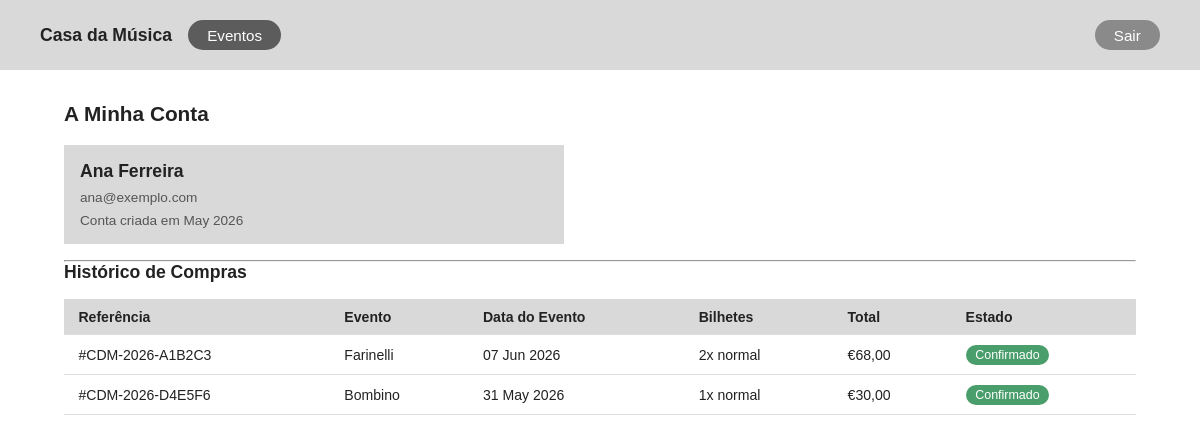
Page /cliente.php (signed in) on the committed database.
### tables this page shows
CREATE TABLE utilizadores (
            id               INTEGER PRIMARY KEY AUTOINCREMENT,
            nome             TEXT    NOT NULL,
            apelido          TEXT    NOT NULL,
            email            TEXT    UNIQUE NOT NULL,
            password_hash    TEXT    NOT NULL,
            perfil           TEXT    NOT NULL DEFAULT 'cliente'
                                     CHECK(perfil IN ('cliente','vendedor','administrador')),
            data_nascimento  TEXT,
            nif              TEXT,
            telefone         TEXT,
            data_registo     TEXT    NOT NULL DEFAULT (datetime('now')),
            ultimo_acesso    TEXT,
            estado           TEXT    NOT NULL DEFAULT 'ativo'
                                     CHECK(estado IN ('ativo','suspenso'))
        );

### cliente.php (the view, shortened to what this page needs)
<?php
$u  = getUtilizador();
$db = getDB();
$stmt = $db->prepare('SELECT nome, apelido, email, data_registo FROM utilizadores WHERE id = :id');
$stmt->bindValue(':id', $u['id'], SQLITE3_INTEGER);
$utilizador = $stmt->execute()->fetchArray(SQLITE3_ASSOC);
$stmtC = $db->prepare(
    'SELECT c.referencia, e.nome AS evento, e.data, e.hora,
            c.total, c.estado, c.data_compra,
            GROUP_CONCAT(ic.quantidade || \'x \' || ic.tipo, \', \') AS bilhetes
     FROM compras c
     JOIN eventos e ON e.id = c.evento_id
     JOIN itens_compra ic ON ic.compra_id = c.id
     WHERE c.utilizador_id = :uid
     GROUP BY c.id
     ORDER BY c.data_compra DESC'
);
$stmtC->bindValue(':uid', $u['id'], SQLITE3_INTEGER);
$resC   = $stmtC->execute();
$compras = [];
while ($row = $resC->fetchArray(SQLITE3_ASSOC)) {
    $compras[] = $row;
}
$estadoBadge = ['confirmado' => 'badge-green', 'cancelado' => 'badge-red'];
?>
<!DOCTYPE html>
<html lang="pt">
<head>
  <link rel="stylesheet" href="styles/cliente.css" />
</head>
<body>
  <nav>
    <div class="nav-left">
      <a href="index.html" class="nav-brand">Casa da Música</a>
      <a href="eventos.html" class="btn-pill">Eventos</a>
    </div>
    <div class="nav-right">
      <a href="scripts/logout.php" class="btn-pill btn-pill-light">Sair</a>
    </div>
  </nav>
  <main class="page">
    <h1 class="page-title">A Minha Conta</h1>
    <div class="card mb-2" style="max-width:500px;">
      <div style="display:flex; justify-content:space-between; align-items:flex-start;">
        <div>
          <p class="text-bold" style="font-size:1.1rem;">
            <?= htmlspecialchars($utilizador['nome'] . ' ' . $utilizador['apelido']) ?>
          </p>
          <p class="text-sm mt-1"><?= htmlspecialchars($utilizador['email']) ?></p>
          <p class="text-sm mt-1">
            Conta criada em <?= htmlspecialchars(date('M Y', strtotime($utilizador['data_registo']))) ?>
          </p>
        </div>
      </div>
    </div>
    <hr />
    <div class="sec-header">
      <h2 style="font-size:1.1rem; font-weight:bold;">Histórico de Compras</h2>
    </div>
    <?php if (empty($compras)): ?>
      <p class="text-sm">Ainda não tem compras registadas.</p>
    <?php else: ?>
    <div class="table-wrap">
      <table>
        <thead>
          <tr>
            <th>Referência</th>
            <th>Evento</th>
            <th>Data do Evento</th>
            <th>Bilhetes</th>
            <th>Total</th>
            <th>Estado</th>
          </tr>
        </thead>
        <tbody>
          <?php foreach ($compras as $c): ?>
          <tr>
            <td>#<?= htmlspecialchars($c['referencia']) ?></td>
            <td><?= htmlspecialchars($c['evento']) ?></td>
            <td><?= htmlspecialchars(date('d M Y', strtotime($c['data']))) ?></td>
            <td><?= htmlspecialchars($c['bilhetes']) ?></td>
            <td>€<?= number_format((float)$c['total'], 2, ',', '.') ?></td>
            <td>
              <span class="badge <?= $estadoBadge[$c['estado']] ?? 'badge-gray' ?>">
                <?= ucfirst(htmlspecialchars($c['estado'])) ?>
              </span>
            </td>
          </tr>
          <?php endforeach; ?>
        </tbody>
      </table>
    </div>
    <?php endif; ?>
  </main>
</body>
</html>

### styles/cliente.css (style rules this page uses)
*, *::before, *::after { box-sizing: border-box; margin: 0; padding: 0; }
body { font-family: sans-serif; color: #222; background: #fff; }
nav { display: flex; align-items: center; justify-content: space-between; background: #d9d9d9; padding: 0 2.5rem; height: 70px; position: sticky; top: 0; z-index: 10; }
.nav-left { display: flex; align-items: center; gap: 1rem; }
.nav-right { display: flex; align-items: center; gap: 1.5rem; }
.nav-brand { font-weight: bold; font-size: 1.1rem; color: #222; text-decoration: none; }
.btn-pill { background: #5c5c5c; color: #fff; border: none; border-radius: 999px; padding: 0.42rem 1.2rem; font-size: 0.95rem; cursor: pointer; text-decoration: none; display: inline-block; white-space: nowrap; }
.btn-pill-light { background: #8a8a8a; }
.page { padding: 2rem 4rem; max-width: 1200px; margin: 0 auto; }
.page-title { font-size: 1.3rem; font-weight: bold; margin-bottom: 1.2rem; }
.card { background: #d9d9d9; padding: 1rem; }
.sec-header { display: flex; justify-content: space-between; align-items: center; margin-bottom: 1rem; }
.badge { display: inline-block; padding: 0.18rem 0.6rem; border-radius: 999px; font-size: 0.78rem; background: #999; color: #fff; }
.badge-green { background: #4a9e6b; }
.table-wrap { overflow-x: auto; }
table { width: 100%; border-collapse: collapse; }
th, td { padding: 0.6rem 0.9rem; text-align: left; border-bottom: 1px solid #ddd; font-size: 0.88rem; }
th { background: #d9d9d9; font-weight: 600; white-space: nowrap; }
.mt-1 { margin-top: 0.5rem; }
.mb-2 { margin-bottom: 1rem; }
.text-bold { font-weight: bold; }
.text-sm { font-size: 0.85rem; color: #555; }

### rows in the picture
utilizadores: nome+apelido "Ana Ferreira", email "ana@exemplo.com", data_registo "May 2026"

### other values in the picture
$c['referencia'] "CDM-2026-A1B2C3"
$c['evento'] "Farinelli"
date('d M Y', strtotime($c['data'])) "07 Jun 2026"
$c['bilhetes'] "2x normal"
$c['total'] "68,00"
$c['estado'] "Confirmado"
$c['referencia'] "CDM-2026-D4E5F6"
$c['evento'] "Bombino"
date('d M Y', strtotime($c['data'])) "31 May 2026"
$c['bilhetes'] "1x normal"
$c['total'] "30,00"
